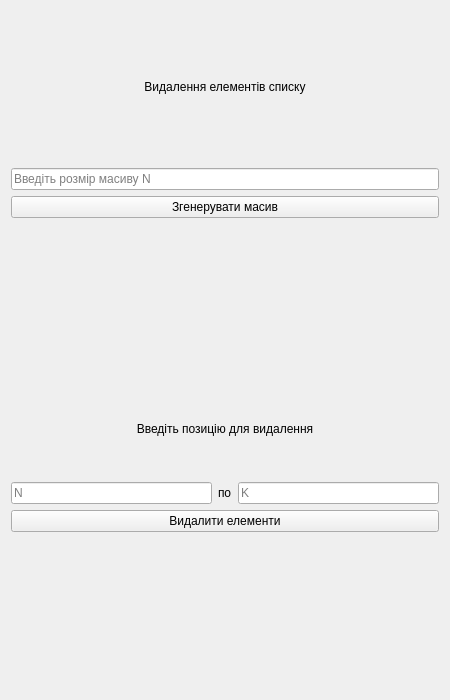
<?xml version="1.0" encoding="UTF-8"?>
<ui version="4.0">
 <class>Form</class>
 <widget class="QWidget" name="Form">
  <property name="geometry">
   <rect>
    <x>0</x>
    <y>0</y>
    <width>450</width>
    <height>700</height>
   </rect>
  </property>
  <property name="windowTitle">
   <string>Form</string>
  </property>
  <layout class="QVBoxLayout" name="verticalLayout_4">
   <item>
    <widget class="QLabel" name="title">
     <property name="text">
      <string>Видалення елементів списку</string>
     </property>
     <property name="alignment">
      <set>Qt::AlignmentFlag::AlignCenter</set>
     </property>
    </widget>
   </item>
   <item>
    <layout class="QVBoxLayout" name="verticalLayout_3">
     <item>
      <widget class="QLineEdit" name="size_input">
       <property name="styleSheet">
        <string notr="true"/>
       </property>
       <property name="text">
        <string/>
       </property>
       <property name="placeholderText">
        <string>Введіть розмір масиву N</string>
       </property>
       <property name="clearButtonEnabled">
        <bool>true</bool>
       </property>
      </widget>
     </item>
     <item>
      <widget class="QPushButton" name="create_array_button">
       <property name="text">
        <string>Згенерувати масив</string>
       </property>
      </widget>
     </item>
    </layout>
   </item>
   <item>
    <widget class="QLabel" name="array_result">
     <property name="text">
      <string/>
     </property>
     <property name="alignment">
      <set>Qt::AlignmentFlag::AlignCenter</set>
     </property>
    </widget>
   </item>
   <item>
    <layout class="QVBoxLayout" name="verticalLayout_2">
     <item>
      <layout class="QVBoxLayout" name="verticalLayout">
       <item>
        <widget class="QLabel" name="label_2">
         <property name="text">
          <string>Введіть позицію для видалення</string>
         </property>
         <property name="alignment">
          <set>Qt::AlignmentFlag::AlignCenter</set>
         </property>
        </widget>
       </item>
       <item>
        <layout class="QHBoxLayout" name="horizontalLayout">
         <item>
          <widget class="QLineEdit" name="n_input">
           <property name="text">
            <string/>
           </property>
           <property name="placeholderText">
            <string>N</string>
           </property>
          </widget>
         </item>
         <item>
          <widget class="QLabel" name="label">
           <property name="text">
            <string>по</string>
           </property>
          </widget>
         </item>
         <item>
          <widget class="QLineEdit" name="k_input">
           <property name="placeholderText">
            <string>K</string>
           </property>
          </widget>
         </item>
        </layout>
       </item>
      </layout>
     </item>
     <item>
      <widget class="QPushButton" name="delete_button">
       <property name="text">
        <string>Видалити елементи</string>
       </property>
      </widget>
     </item>
    </layout>
   </item>
   <item>
    <widget class="QLabel" name="status_label">
     <property name="text">
      <string/>
     </property>
     <property name="alignment">
      <set>Qt::AlignmentFlag::AlignCenter</set>
     </property>
    </widget>
   </item>
  </layout>
 </widget>
 <resources/>
 <connections/>
</ui>
